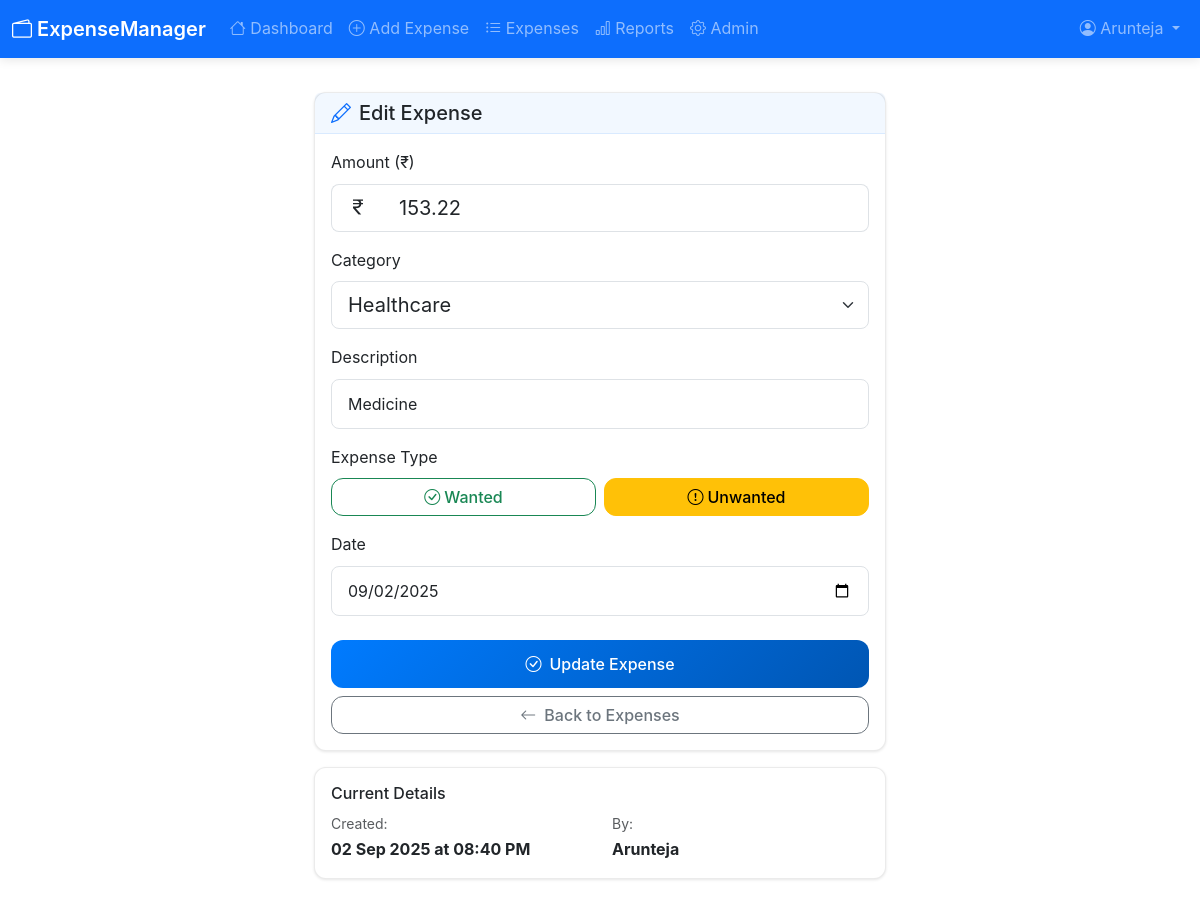
Page /edit_expense/1 (signed in) on the committed database.
### app.py (models this page shows, shortened)
class User(UserMixin, db.Model):
    id = db.Column(db.Integer, primary_key=True)
    username = db.Column(db.String(80), unique=True, nullable=False)
    email = db.Column(db.String(120), unique=True, nullable=False)
    password_hash = db.Column(db.String(120), nullable=False)
    is_admin = db.Column(db.Boolean, default=False)
    monthly_income = db.Column(db.Float, default=0.0)
    created_at = db.Column(db.DateTime, default=datetime.utcnow)
    expenses = db.relationship('Expense', backref='user', lazy=True)

class Expense(db.Model):
    id = db.Column(db.Integer, primary_key=True)
    user_id = db.Column(db.Integer, db.ForeignKey('user.id'), nullable=False)
    amount = db.Column(db.Float, nullable=False)
    category = db.Column(db.String(50), nullable=False)
    description = db.Column(db.String(200))
    expense_type = db.Column(db.String(20), default='wanted')  # 'wanted' or 'unwanted'
    date = db.Column(db.DateTime, default=datetime.utcnow)
    created_at = db.Column(db.DateTime, default=datetime.utcnow)

### app.py (the view, shortened to what this page needs)
@app.route('/edit_expense/<int:expense_id>', methods=['GET', 'POST'])
@login_required
def edit_expense(expense_id):
    expense = Expense.query.get_or_404(expense_id)
    if not current_user.is_admin and expense.user_id != current_user.id:
        flash('You can only edit your own expenses')
        return redirect(url_for('expenses'))
    categories = ['Food', 'Transportation', 'Entertainment', 'Shopping', 'Bills', 'Healthcare', 'Education', 'Other']
    return render_template('edit_expense.html', expense=expense, categories=categories)

### app.py (called while the page is built)
@app.context_processor
def inject_datetime():
    return {'datetime': datetime}

@login_manager.user_loader
def load_user(user_id):
    return db.session.get(User, int(user_id))

### templates/edit_expense.html (shortened to what this page needs)
{% extends "base.html" %}
{% block content %}
<div class="container-fluid p-3">
    <div class="row justify-content-center">
        <div class="col-lg-6">
            <div class="card">
                <div class="card-header">
                    <h5 class="mb-0">
                        <i class="bi bi-pencil text-primary me-2"></i>Edit Expense
                    </h5>
                </div>
                <div class="card-body">
                    <form method="POST">
                        <div class="mb-3">
                            <label for="amount" class="form-label">Amount (₹)</label>
                            <div class="input-group input-group-lg">
                                <span class="input-group-text">
                                    <i class="bi bi-currency-rupee"></i>
                                </span>
                                <input type="number" class="form-control" id="amount" name="amount"
                                       step="0.01" min="0" required value="{{ expense.amount }}">
                            </div>
                        </div>
                        <div class="mb-3">
                            <label for="category" class="form-label">Category</label>
                            <select class="form-select form-select-lg" id="category" name="category" required>
                                {% for category in categories %}
                                <option value="{{ category }}" {{ 'selected' if expense.category == category }}>
                                    {{ category }}
                                </option>
                                {% endfor %}
                            </select>
                        </div>
                        <div class="mb-3">
                            <label for="description" class="form-label">Description</label>
                            <input type="text" class="form-control form-control-lg" id="description"
                                   name="description" value="{{ expense.description or '' }}">
                        </div>
                        <div class="mb-3">
                            <label for="expense_type" class="form-label">Expense Type</label>
                            <div class="row g-2">
                                <div class="col-6">
                                    <label class="btn btn-outline-success w-100" for="wanted">
                                        <i class="bi bi-check-circle me-1"></i>Wanted
                                    </label>
                                </div>
                                <div class="col-6">
                                    <label class="btn btn-outline-warning w-100" for="unwanted">
                                        <i class="bi bi-exclamation-circle me-1"></i>Unwanted
                                    </label>
                                </div>
                            </div>
                        </div>
                        <div class="mb-4">
                            <label for="date" class="form-label">Date</label>
                            <input type="date" class="form-control form-control-lg" id="date"
                                   name="date" value="{{ expense.date.strftime('%Y-%m-%d') }}">
                        </div>
                        <div class="d-grid gap-2">
                            <button type="submit" class="btn btn-primary btn-lg">
                                <i class="bi bi-check-circle me-2"></i>Update Expense
                            </button>
                            <a href="{{ url_for('expenses') }}" class="btn btn-outline-secondary">
                                <i class="bi bi-arrow-left me-2"></i>Back to Expenses
                            </a>
                        </div>
                    </form>
                </div>
            </div>
            <div class="card mt-3">
                <div class="card-body">
                    <h6 class="card-title">Current Details</h6>
                    <div class="row">
                        <div class="col-6">
                            <small class="text-muted">Created:</small><br>
                            <strong>{{ expense.created_at.strftime('%d %b %Y at %I:%M %p') }}</strong>
                        </div>
                        <div class="col-6">
                            <small class="text-muted">By:</small><br>
                            <strong>{{ expense.user.username }}</strong>
                        </div>
                    </div>
                </div>
            </div>
        </div>
    </div>
</div>
{% endblock %}

### templates/base.html (shortened to what this page needs)
<!DOCTYPE html>
<html lang="en">
<head>
    <link href="https://cdn.jsdelivr.net/npm/bootstrap@5.3.0/dist/css/bootstrap.min.css" rel="stylesheet">
    <link href="https://cdn.jsdelivr.net/npm/bootstrap-icons@1.7.2/font/bootstrap-icons.css" rel="stylesheet">
    <link href="{{ url_for('static', filename='css/style.css') }}" rel="stylesheet">
</head>
<body data-bs-theme="light" id="app-body">
    <nav class="navbar navbar-expand-lg navbar-dark bg-primary fixed-top" id="main-navbar">
        <div class="container-fluid">
            <a class="navbar-brand" href="{{ url_for('dashboard') if current_user.is_authenticated else url_for('index') }}">
                <i class="bi bi-wallet2"></i> ExpenseManager
            </a>
            {% if current_user.is_authenticated %}
            <div class="collapse navbar-collapse" id="navbarNav">
                <ul class="navbar-nav me-auto">
                    <li class="nav-item">
                        <a class="nav-link" href="{{ url_for('dashboard') }}">
                            <i class="bi bi-house"></i> Dashboard
                        </a>
                    </li>
                    <li class="nav-item">
                        <a class="nav-link" href="{{ url_for('add_expense') }}">
                            <i class="bi bi-plus-circle"></i> Add Expense
                        </a>
                    </li>
                    <li class="nav-item">
                        <a class="nav-link" href="{{ url_for('expenses') }}">
                            <i class="bi bi-list-ul"></i> Expenses
                        </a>
                    </li>
                    <li class="nav-item">
                        <a class="nav-link" href="{{ url_for('reports') }}">
                            <i class="bi bi-bar-chart"></i> Reports
                        </a>
                    </li>
                    {% if current_user.is_admin %}
                    <li class="nav-item">
                        <a class="nav-link" href="{{ url_for('admin') }}">
                            <i class="bi bi-gear"></i> Admin
                        </a>
                    </li>
                    {% endif %}
                </ul>
                <ul class="navbar-nav">
                    <li class="nav-item dropdown">
                        <a class="nav-link dropdown-toggle" href="#" role="button" data-bs-toggle="dropdown">
                            <i class="bi bi-person-circle"></i> {{ current_user.username }}
                        </a>
                    </li>
                </ul>
            </div>
            {% endif %}
        </div>
    </nav>
    <main class="main-content">
        {% block content %}{% endblock %}
    </main>
</body>
</html>

### static/css/style.css (style rules this page uses)
:root { --primary-color: #007bff; --secondary-color: #6c757d; --success-color: #28a745; --danger-color: #dc3545; --warning-color: #ffc107; --info-color: #17a2b8; --light-color: #f8f9fa; --dark-color: #343a40; --border-radius: 12px; --box-shadow: 0 2px 10px rgba(0,0,0,0.1); --transition: all 0.3s ease; }
* { box-sizing: border-box; }
body { font-family: -apple-system, BlinkMacSystemFont, 'Segoe UI', Roboto, 'Helvetica Neue', Arial, sans-serif; line-height: 1.6; padding-top: 76px; padding-bottom: 80px; background-color: var(--bs-body-bg); transition: var(--transition); }
@media (min-width: 992px) { body { padding-bottom: 20px; } }
.navbar { box-shadow: var(--box-shadow); backdrop-filter: blur(10px); }
.navbar-brand { font-weight: 600; font-size: 1.25rem; }
.main-content { min-height: calc(100vh - 156px); }
.form-control-lg { padding: 0.75rem 1rem; font-size: 1rem; }
.input-group-text { background-color: transparent; border-right: none; }
.input-group .form-control { border-left: none; }
.btn { border-radius: var(--border-radius); font-weight: 500; transition: var(--transition); position: relative; overflow: hidden; }
.btn-lg { padding: 0.75rem 2rem; font-size: 1rem; }
.btn-primary { background: linear-gradient(135deg, var(--primary-color), #0056b3); border: none; }
.card { border: 1px solid rgba(0, 0, 0, 0.08); border-radius: var(--border-radius); box-shadow: 0 1px 3px rgba(0, 0, 0, 0.1); transition: var(--transition); }
.card-header { background-color: rgba(0, 123, 255, 0.05); border-bottom: 1px solid rgba(0, 123, 255, 0.1); }
html { scroll-behavior: smooth; }

### rows in the picture
User: username "Arunteja", user.username "Arunteja"
Expense: amount "153.22", description "Medicine", date "09/02/2025", created_at "02 Sep 2025 at 08:40 PM"

### other values in the picture
form field category "Healthcare"
